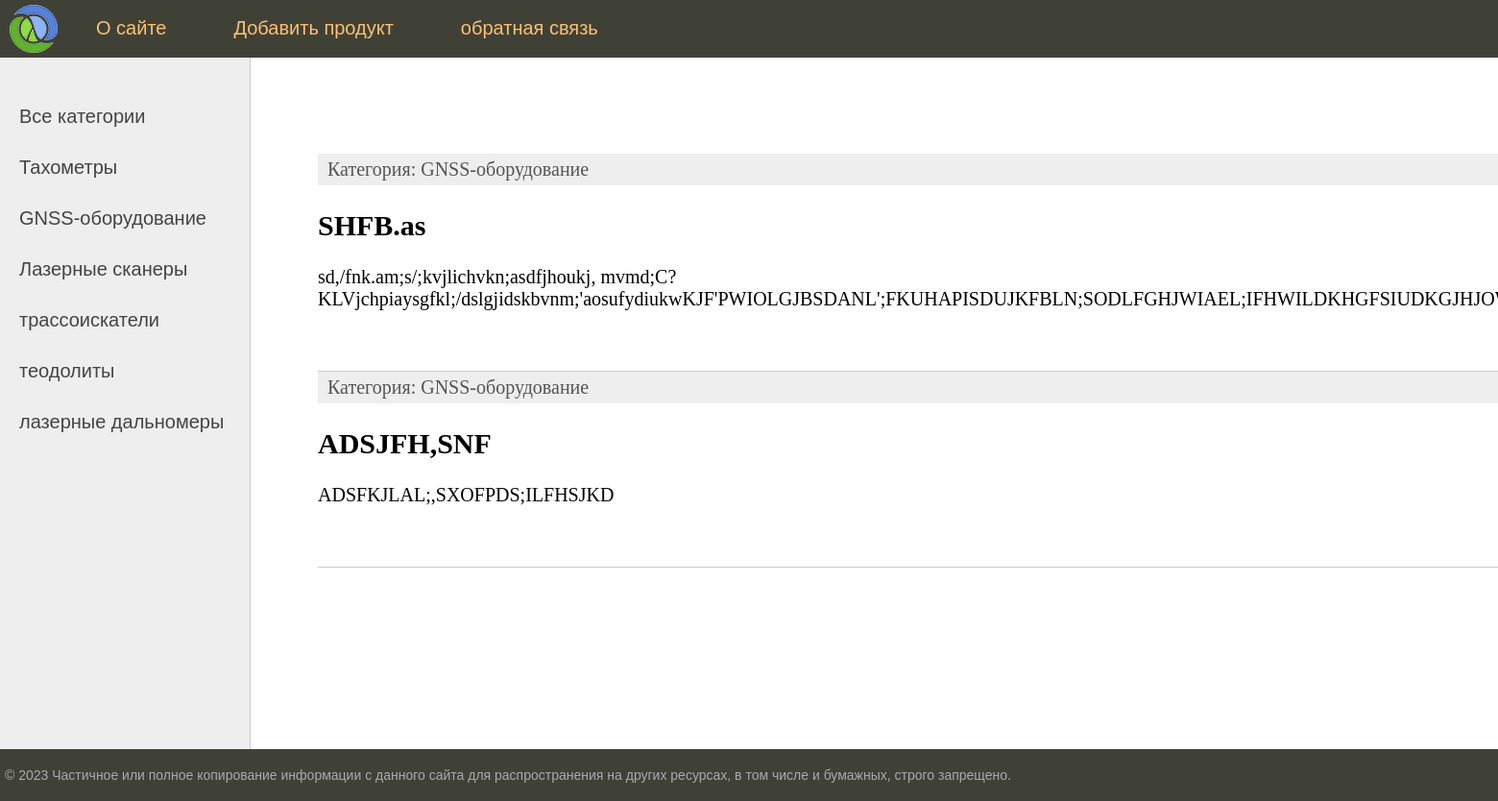
The page /category/gnss-oborydovanie on the database its author committed.
### equipment/models.py (models this page shows, shortened)
class Category(models.Model):
    name = models.CharField(max_length=100, db_index=True, verbose_name="Категория")
    slug = models.SlugField(max_length=255, db_index=True, unique=True, verbose_name="URL")
    def __str__(self):
        return self.name
    def get_absolute_url(self):
        return reverse('category', kwargs={'cat_slug': self.slug})
    class Meta:
        verbose_name="Категории"
        verbose_name_plural = "Категории"
        ordering = ['id']

class Equipment(models.Model):
    title = models.CharField(max_length=255, verbose_name="Название")
    slug = models.SlugField(max_length=255, unique=True, db_index=True, verbose_name="URL")
    price = models.IntegerField(verbose_name="Цена")
    content = models.TextField(blank=True, verbose_name="Описание")
    photo = models.ImageField(upload_to="photos/%Y/%m/%d/", blank=True, verbose_name="Фото")
    is_published = models.BooleanField(default=True, verbose_name="Наличие")
    time_create = models.DateTimeField(auto_now=True, verbose_name="Время создания")
    cat = models.ForeignKey('Category', on_delete=models.PROTECT, verbose_name="Категория")
    def get_absolute_url(self):
        return reverse('prod', kwargs={'prod_slug': self.slug})
    class Meta:
        verbose_name = "Продукция/Товары"
        verbose_name_plural = "Продукция/Товары"
        ordering = ['-time_create', 'title']

### equipment/views.py (the view)
# urls.py: path('category/<slug:cat_slug>', Category.as_view(), name='category'),
class Category(DataMixin, ListView):
    model = Equipment
    template_name = 'equipment/index.html'
    context_object_name = 'products'
    allow_empty = False
    def get_context_data(self, *, object_list=None, **kwargs):
        context = super().get_context_data(**kwargs)
        c_def = self.get_user_context(title="Продукт - " + str(context['products'][0].cat), cat_selected=context['products'][0].cat_id)
        return dict(list(context.items()) + list(c_def.items()))
    def get_queryset(self):
        return Equipment.objects.filter(cat__slug=self.kwargs['cat_slug'], is_published=True)

### equipment/utils.py (called while the page is built)
    def get_user_context(self, **kwargs):
        context = kwargs
        cats = Category.objects.all()
        context['menu'] = menu
        context['cats'] = cats
        if 'cat_selected' not in context:
            context['cat_selected'] = 0
        return context

### equipment/templates/equipment/index.html (shortened to what this page needs)
{% extends 'equipment/base.html' %}
{% block content %}
<ul class="list-articles">
	{% for p in products %}
	<li><div class="article-panel">
	<p class="first">Категория: {{p.cat}}</p></div>
			<h2>{{p.title}}</h2>
	{% autoescape on %}
	{{p.content|linebreaks|truncatewords:10}}
	{% endautoescape %}
			<p class="link-read-post"><a href="{{ p.get_absolute_url }}">подробнее</a></p>
			</li>
	{% endfor %}
</ul>
{% endblock %}

### equipment/templates/equipment/base.html (shortened to what this page needs)
{% load static %}
{% load equipment_tags %}
<!DOCTYPE html>
<html>
<head>
	<link type="text/css" href="{% static 'equipment/css/style.css' %}" rel="stylesheet" />
</head>
<body>
<table class="table-page" border=0 cellpadding="0" cellspacing="0">
<tr><td valign=top>
{% block mainmenu %}
		<div class="header">
			<ul id="mainmenu" class="mainmenu">
			<li class="logo"><a href="{% url 'home' %}"><div class="logo"></div></a></li>
{% for m in menu %}
			<li><a href="{% url m.url_name %}">{{m.title}}</a></li>
{% endfor %}
			</ul>
		</div>
{% endblock mainmenu %}
<table class="table-content" border=0 cellpadding="0" cellspacing="0">
<tr>
	<td valign="top" class="left-chapters">
	<ul id="leftchapters">
	{% if cat_selected == 0 %}
		<li class="selected">Все категории</li>
	{% else %}
			<li><a href="{% url 'home' %}">Все категории</a></li>
	{% endif %}
	{% for c in cats %}
		{% if c.pk == cat.selected %}
			<li class="selected">{{c.name}}</li>
		{% else %}
			<li><a href="{{ c.get_absolute_url }}">{{c.name}}</a></li>
		{% endif %}
	{% endfor %}
	</ul>
</td>
<td valign="top" class="content">
	<div class="content-text">
{% block content %}
{% endblock %}
</td></tr></table>
</td></tr>
<tr><td valign=top>
	<div id="footer">
		<p>&copy; 2023 Частичное или полное копирование информации с данного сайта для распространения на других ресурсах, в том числе и бумажных, строго запрещено.</p>
	</div>
</td></tr></table>
</body>
</html>

### equipment/static/equipment/css/style.css (style rules this page uses)
html, body { font-family: 'Arial'; margin: 0; padding: 0; height: 100%; width: 100%; color: #444; }
a { color: #0059b2; text-decoration: none; }
p.link-read-post { text-align: right; }
div.article-panel { background: #eee; padding: 5px 10px 5px 10px; box-sizing: border-box; overflow: hidden; color: #555; }
div.article-panel p.first { margin: 0; float: left; }
ul.list-articles { list-style: none; margin: 0; padding: 0; }
ul.list-articles li { border-bottom: 1px solid #ccc; }
.table-page { width: 100%; height: 100%; vertical-align: top; }
.table-page tr { height: 100%; }
.header { background: #3F4137; height: 60px; }
.logo { background: url('../images/logo.png') no-repeat 10px 5px; width: 70px; height: 60px; }
ul.mainmenu { list-style: none; margin: 0; padding: 0; height: 60px; color: #fdc073; font-size: 20px; overflow: hidden; }
ul.mainmenu li { float: left; margin: 18px 40px 0 30px; }
ul.mainmenu li.logo { margin: 0; }
ul.mainmenu li a { color: #fdc073; text-decoration: none; }
.table-content { width: 100%; min-height: 100%; height: 100%; }
.left-chapters { margin: 0; background: #eee; border-right: 1px solid #ccc; min-height: 100%; }
.left-chapters ul { width: 230px; min-height: 100%; margin: 0; padding: 20px 10px 10px 20px; list-style: none; font-size: 20px; }
.left-chapters ul li { margin: 30px 0 0 0; color: #999; }
.left-chapters ul li a { color: #444; text-decoration: none; }
.content { padding: 40px 20px 20px 40px; width: 100%; box-sizing: border-box; }
.content-text { margin: 60px 0 0 30px; color: #000; font-size: 20px; font-family: Yandex Sans Display Light; }
#footer { box-sizing: border-box; background: #3F4137; padding: 5px; color: #aaa; font-size: 14px; font-family: Verdana, Geneva, Arial, Helvetica; text-align: left; overflow: hidden; }
.table-content { min-height: calc(100vh - 80px); }

### rows shown on the page
Category: name "Тахометры"
Category: name "GNSS-оборудование"
Category: name "Лазерные сканеры"
Category: name "трассоискатели"
Category: name "теодолиты"
Category: name "лазерные дальномеры"
Equipment: cat "GNSS-оборудование", title "SHFB.as", content "sd,/fnk.am;s/;kvjlichvkn;asdfjhoukj,…"
Equipment: cat "GNSS-оборудование", title "ADSJFH,SNF", content "ADSFKJLAL;,SXOFPDS;ILFHSJKD"

### other values the page prints
{{ m.title }} "О сайте" "Добавить продукт" "обратная связь"
